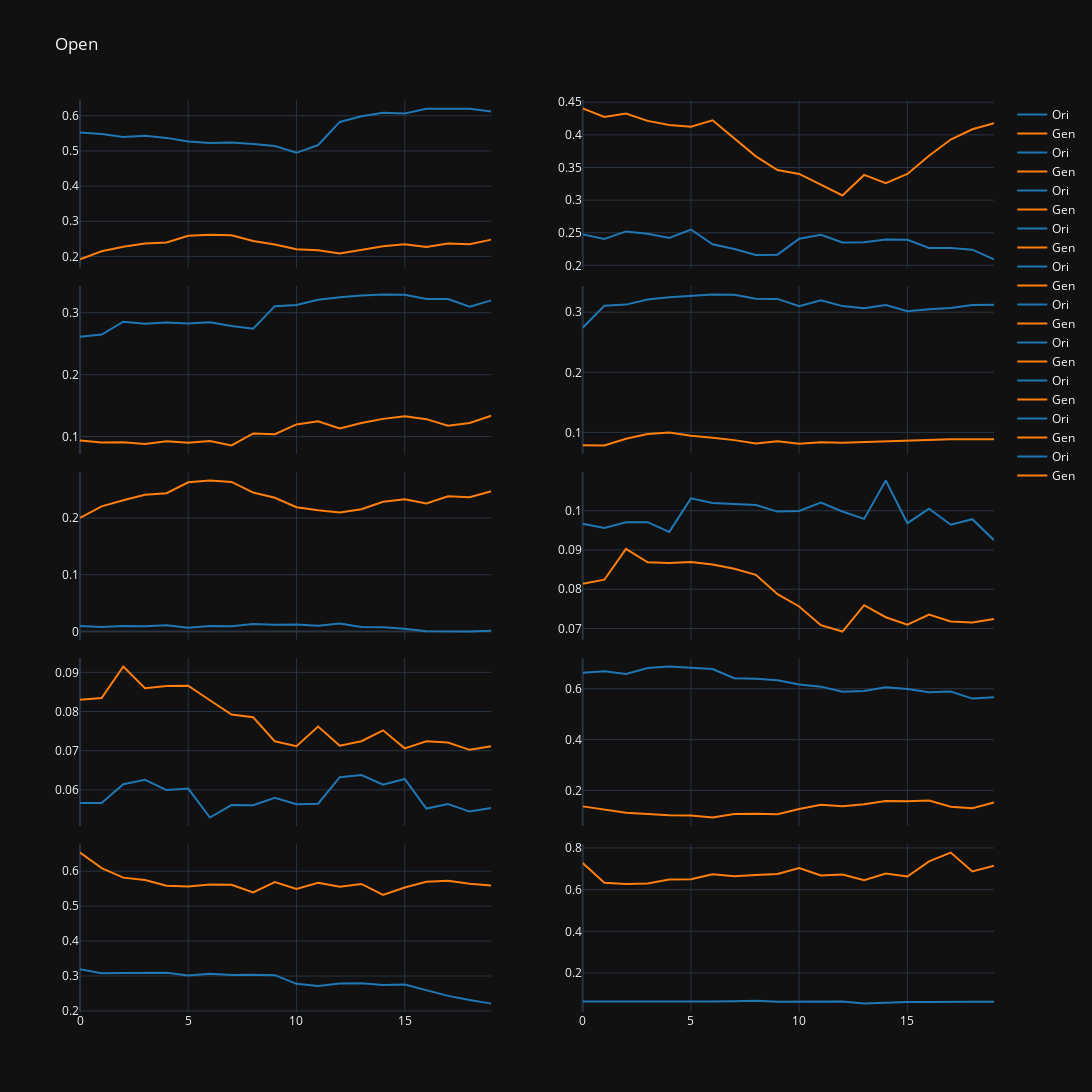

The cell this chart's notebook holds for it:
### Markdown cell above
## Viz - randomly selected windows

### Code cell
from plotly.subplots import make_subplots
from plotly import colors
import plotly.graph_objects as go

n_samples = 10 # to be divided by 2
mycolors = colors.DEFAULT_PLOTLY_COLORS

# VIZ - Open samples
# get random samples from all generated
samples = np.random.choice(np_ori_data.shape[0], n_samples)
x = np.array(range(np_ori_data.shape[1]))

fig = make_subplots(rows=int(n_samples/2), cols=2,
                    shared_xaxes=True,
                    vertical_spacing=0.02)
row = 0
col = 1
i = 0

for s in samples:
    if i % 2 == 0:
        row = row + 1
        col = 1
    else:
        col = 2

    fig.add_trace(go.Scatter(name='Ori', x=x, y=np_ori_data[s,:,0], line=dict(width=2, color=mycolors[0]), showlegend=True),
                row=row, col=col)
    fig.add_trace(go.Scatter(name='Gen', x=x, y=np_gen_data[s,:,0], line=dict(width=2, color=mycolors[1]), showlegend=True),
                row=row, col=col)
    i = i + 1

fig.update_layout(height=1400, width=1400,
                  title_text="Open")
fig.update_layout()
fig.update_layout(template="plotly_dark")
fig.show()

### Figure 1 — Plotly figure (JSON) as saved in the notebook; plotly's stock layout.template omitted (floating-point values rounded to 4 significant figures)
{"data": [{"line": {"color": "rgb(31, 119, 180)", "width": 2}, "name": "Ori", "showlegend": true, "type": "scatter", "x": [0, 1, 2, 3, 4, 5, 6, 7, 8, 9, 10, 11, 12, 13, 14, 15, 16, 17, 18, 19], "xaxis": "x", "y": [0.5521, 0.548, 0.5393, 0.5429, 0.5371, 0.527, 0.5225, 0.5242, 0.5196, 0.5137, 0.4946, 0.5168, 0.5825, 0.5988, 0.6085, 0.6066, 0.6201, 0.621, 0.6199, 0.612], "yaxis": "y"}, {"line": {"color": "rgb(255, 127, 14)", "width": 2}, "name": "Gen", "showlegend": true, "type": "scatter", "x": [0, 1, 2, 3, 4, 5, 6, 7, 8, 9, 10, 11, 12, 13, 14, 15, 16, 17, 18, 19], "xaxis": "x", "y": [0.1916, 0.2147, 0.2277, 0.2366, 0.2399, 0.259, 0.2619, 0.26, 0.2442, 0.2342, 0.2205, 0.2173, 0.2081, 0.2176, 0.2292, 0.2348, 0.2266, 0.237, 0.2344, 0.2479], "yaxis": "y"}, {"line": {"color": "rgb(31, 119, 180)", "width": 2}, "name": "Ori", "showlegend": true, "type": "scatter", "x": [0, 1, 2, 3, 4, 5, 6, 7, 8, 9, 10, 11, 12, 13, 14, 15, 16, 17, 18, 19], "xaxis": "x2", "y": [0.2475, 0.2404, 0.2521, 0.2483, 0.242, 0.255, 0.2323, 0.2252, 0.2158, 0.2164, 0.2409, 0.2467, 0.2352, 0.2353, 0.2395, 0.2392, 0.2267, 0.2265, 0.224, 0.2091], "yaxis": "y2"}, {"line": {"color": "rgb(255, 127, 14)", "width": 2}, "name": "Gen", "showlegend": true, "type": "scatter", "x": [0, 1, 2, 3, 4, 5, 6, 7, 8, 9, 10, 11, 12, 13, 14, 15, 16, 17, 18, 19], "xaxis": "x2", "y": [0.4406, 0.4273, 0.4327, 0.4214, 0.4151, 0.4126, 0.4224, 0.395, 0.3671, 0.346, 0.3401, 0.3236, 0.3071, 0.3386, 0.326, 0.3401, 0.3681, 0.3929, 0.4085, 0.4179], "yaxis": "y2"}, {"line": {"color": "rgb(31, 119, 180)", "width": 2}, "name": "Ori", "showlegend": true, "type": "scatter", "x": [0, 1, 2, 3, 4, 5, 6, 7, 8, 9, 10, 11, 12, 13, 14, 15, 16, 17, 18, 19], "xaxis": "x3", "y": [0.2613, 0.2647, 0.2855, 0.2824, 0.2844, 0.2824, 0.2845, 0.2787, 0.2742, 0.3106, 0.3126, 0.321, 0.3248, 0.3278, 0.3295, 0.3291, 0.3222, 0.322, 0.3098, 0.3199], "yaxis": "y3"}, {"line": {"color": "rgb(255, 127, 14)", "width": 2}, "name": "Gen", "showlegend": true, "type": "scatter", "x": [0, 1, 2, 3, 4, 5, 6, 7, 8, 9, 10, 11, 12, 13, 14, 15, 16, 17, 18, 19], "xaxis": "x3", "y": [0.09388, 0.09059, 0.09089, 0.08806, 0.09262, 0.08994, 0.0928, 0.0857, 0.1051, 0.1038, 0.1196, 0.1247, 0.1132, 0.1219, 0.1286, 0.1328, 0.1282, 0.1174, 0.122, 0.1337], "yaxis": "y3"}, {"line": {"color": "rgb(31, 119, 180)", "width": 2}, "name": "Ori", "showlegend": true, "type": "scatter", "x": [0, 1, 2, 3, 4, 5, 6, 7, 8, 9, 10, 11, 12, 13, 14, 15, 16, 17, 18, 19], "xaxis": "x4", "y": [0.2742, 0.3106, 0.3126, 0.321, 0.3248, 0.3278, 0.3295, 0.3291, 0.3222, 0.322, 0.3098, 0.3199, 0.3101, 0.3067, 0.3118, 0.3015, 0.3049, 0.307, 0.3121, 0.3125], "yaxis": "y4"}, {"line": {"color": "rgb(255, 127, 14)", "width": 2}, "name": "Gen", "showlegend": true, "type": "scatter", "x": [0, 1, 2, 3, 4, 5, 6, 7, 8, 9, 10, 11, 12, 13, 14, 15, 16, 17, 18, 19], "xaxis": "x4", "y": [0.07869, 0.07835, 0.08949, 0.09733, 0.1, 0.09453, 0.09131, 0.08723, 0.08159, 0.08544, 0.08138, 0.0836, 0.08288, 0.08397, 0.08516, 0.08685, 0.08796, 0.08855, 0.08873, 0.0888], "yaxis": "y4"}, {"line": {"color": "rgb(31, 119, 180)", "width": 2}, "name": "Ori", "showlegend": true, "type": "scatter", "x": [0, 1, 2, 3, 4, 5, 6, 7, 8, 9, 10, 11, 12, 13, 14, 15, 16, 17, 18, 19], "xaxis": "x5", "y": [0.009531, 0.007937, 0.009805, 0.009113, 0.01083, 0.006482, 0.009616, 0.009071, 0.01313, 0.01188, 0.0122, 0.01029, 0.01395, 0.007866, 0.007317, 0.004797, 0.000262, 0, 0.0001201, 0.001174], "yaxis": "y5"}, {"line": {"color": "rgb(255, 127, 14)", "width": 2}, "name": "Gen", "showlegend": true, "type": "scatter", "x": [0, 1, 2, 3, 4, 5, 6, 7, 8, 9, 10, 11, 12, 13, 14, 15, 16, 17, 18, 19], "xaxis": "x5", "y": [0.2001, 0.2204, 0.2312, 0.2409, 0.2435, 0.2628, 0.266, 0.2634, 0.2447, 0.2356, 0.2188, 0.2135, 0.2097, 0.2152, 0.2286, 0.233, 0.2255, 0.238, 0.2365, 0.2472], "yaxis": "y5"}, {"line": {"color": "rgb(31, 119, 180)", "width": 2}, "name": "Ori", "showlegend": true, "type": "scatter", "x": [0, 1, 2, 3, 4, 5, 6, 7, 8, 9, 10, 11, 12, 13, 14, 15, 16, 17, 18, 19], "xaxis": "x6", "y": [0.09668, 0.09562, 0.09704, 0.09709, 0.09461, 0.1031, 0.102, 0.1017, 0.1014, 0.09977, 0.09996, 0.1021, 0.09982, 0.09792, 0.1077, 0.09683, 0.1005, 0.09644, 0.09783, 0.09249], "yaxis": "y6"}, {"line": {"color": "rgb(255, 127, 14)", "width": 2}, "name": "Gen", "showlegend": true, "type": "scatter", "x": [0, 1, 2, 3, 4, 5, 6, 7, 8, 9, 10, 11, 12, 13, 14, 15, 16, 17, 18, 19], "xaxis": "x6", "y": [0.08138, 0.08243, 0.09029, 0.08687, 0.08669, 0.08692, 0.08633, 0.0852, 0.08366, 0.07874, 0.0756, 0.07084, 0.06923, 0.07595, 0.07287, 0.07097, 0.07354, 0.07178, 0.07155, 0.07243], "yaxis": "y6"}, {"line": {"color": "rgb(31, 119, 180)", "width": 2}, "name": "Ori", "showlegend": true, "type": "scatter", "x": [0, 1, 2, 3, 4, 5, 6, 7, 8, 9, 10, 11, 12, 13, 14, 15, 16, 17, 18, 19], "xaxis": "x7", "y": [0.05665, 0.05665, 0.06143, 0.06258, 0.05996, 0.06033, 0.05293, 0.05612, 0.05608, 0.05799, 0.05631, 0.05646, 0.06325, 0.06378, 0.06131, 0.06278, 0.05523, 0.05638, 0.05445, 0.05537], "yaxis": "y7"}, {"line": {"color": "rgb(255, 127, 14)", "width": 2}, "name": "Gen", "showlegend": true, "type": "scatter", "x": [0, 1, 2, 3, 4, 5, 6, 7, 8, 9, 10, 11, 12, 13, 14, 15, 16, 17, 18, 19], "xaxis": "x7", "y": [0.08298, 0.08344, 0.09149, 0.08594, 0.08652, 0.0866, 0.08289, 0.07922, 0.07854, 0.07239, 0.07117, 0.07616, 0.07127, 0.07242, 0.07521, 0.0706, 0.07241, 0.0721, 0.07022, 0.07114], "yaxis": "y7"}, {"line": {"color": "rgb(31, 119, 180)", "width": 2}, "name": "Ori", "showlegend": true, "type": "scatter", "x": [0, 1, 2, 3, 4, 5, 6, 7, 8, 9, 10, 11, 12, 13, 14, 15, 16, 17, 18, 19], "xaxis": "x8", "y": [0.6627, 0.6694, 0.658, 0.6814, 0.6876, 0.682, 0.6777, 0.6417, 0.6393, 0.6333, 0.6165, 0.6084, 0.5883, 0.591, 0.6057, 0.5995, 0.5863, 0.5894, 0.5613, 0.5664], "yaxis": "y8"}, {"line": {"color": "rgb(255, 127, 14)", "width": 2}, "name": "Gen", "showlegend": true, "type": "scatter", "x": [0, 1, 2, 3, 4, 5, 6, 7, 8, 9, 10, 11, 12, 13, 14, 15, 16, 17, 18, 19], "xaxis": "x8", "y": [0.137, 0.1252, 0.1123, 0.1072, 0.102, 0.1008, 0.09293, 0.107, 0.1083, 0.1061, 0.1264, 0.1429, 0.137, 0.1456, 0.1586, 0.1574, 0.1601, 0.1356, 0.1295, 0.1522], "yaxis": "y8"}, {"line": {"color": "rgb(31, 119, 180)", "width": 2}, "name": "Ori", "showlegend": true, "type": "scatter", "x": [0, 1, 2, 3, 4, 5, 6, 7, 8, 9, 10, 11, 12, 13, 14, 15, 16, 17, 18, 19], "xaxis": "x9", "y": [0.3193, 0.3078, 0.3085, 0.3078, 0.309, 0.3017, 0.3062, 0.303, 0.3039, 0.3023, 0.2775, 0.2713, 0.2787, 0.2789, 0.2744, 0.2759, 0.2593, 0.2431, 0.2314, 0.221], "yaxis": "y9"}, {"line": {"color": "rgb(255, 127, 14)", "width": 2}, "name": "Gen", "showlegend": true, "type": "scatter", "x": [0, 1, 2, 3, 4, 5, 6, 7, 8, 9, 10, 11, 12, 13, 14, 15, 16, 17, 18, 19], "xaxis": "x9", "y": [0.6533, 0.6088, 0.5816, 0.575, 0.5586, 0.556, 0.5618, 0.5613, 0.5392, 0.5686, 0.5492, 0.5666, 0.5558, 0.5636, 0.5319, 0.5534, 0.5699, 0.5724, 0.5638, 0.5591], "yaxis": "y9"}, {"line": {"color": "rgb(31, 119, 180)", "width": 2}, "name": "Ori", "showlegend": true, "type": "scatter", "x": [0, 1, 2, 3, 4, 5, 6, 7, 8, 9, 10, 11, 12, 13, 14, 15, 16, 17, 18, 19], "xaxis": "x10", "y": [0.0631, 0.06506, 0.06346, 0.06302, 0.06222, 0.06279, 0.06359, 0.06403, 0.06643, 0.06149, 0.06195, 0.06177, 0.06284, 0.05304, 0.05745, 0.06091, 0.06045, 0.0627, 0.06233, 0.06189], "yaxis": "y10"}, {"line": {"color": "rgb(255, 127, 14)", "width": 2}, "name": "Gen", "showlegend": true, "type": "scatter", "x": [0, 1, 2, 3, 4, 5, 6, 7, 8, 9, 10, 11, 12, 13, 14, 15, 16, 17, 18, 19], "xaxis": "x10", "y": [0.728, 0.6331, 0.6271, 0.6298, 0.6487, 0.6498, 0.6734, 0.6647, 0.6708, 0.6756, 0.7033, 0.6683, 0.6728, 0.6455, 0.6779, 0.6634, 0.7358, 0.778, 0.6875, 0.7153], "yaxis": "y10"}], "layout": {"height": 1400, "title": {"text": "Open"}, "width": 1400, "xaxis": {"anchor": "y", "domain": [0, 0.45], "matches": "x9", "showticklabels": false}, "xaxis10": {"anchor": "y10", "domain": [0.55, 1]}, "xaxis2": {"anchor": "y2", "domain": [0.55, 1], "matches": "x10", "showticklabels": false}, "xaxis3": {"anchor": "y3", "domain": [0, 0.45], "matches": "x9", "showticklabels": false}, "xaxis4": {"anchor": "y4", "domain": [0.55, 1], "matches": "x10", "showticklabels": false}, "xaxis5": {"anchor": "y5", "domain": [0, 0.45], "matches": "x9", "showticklabels": false}, "xaxis6": {"anchor": "y6", "domain": [0.55, 1], "matches": "x10", "showticklabels": false}, "xaxis7": {"anchor": "y7", "domain": [0, 0.45], "matches": "x9", "showticklabels": false}, "xaxis8": {"anchor": "y8", "domain": [0.55, 1], "matches": "x10", "showticklabels": false}, "xaxis9": {"anchor": "y9", "domain": [0, 0.45]}, "yaxis": {"anchor": "x", "domain": [0.816, 1]}, "yaxis10": {"anchor": "x10", "domain": [0, 0.184]}, "yaxis2": {"anchor": "x2", "domain": [0.816, 1]}, "yaxis3": {"anchor": "x3", "domain": [0.612, 0.796]}, "yaxis4": {"anchor": "x4", "domain": [0.612, 0.796]}, "yaxis5": {"anchor": "x5", "domain": [0.408, 0.592]}, "yaxis6": {"anchor": "x6", "domain": [0.408, 0.592]}, "yaxis7": {"anchor": "x7", "domain": [0.204, 0.388]}, "yaxis8": {"anchor": "x8", "domain": [0.204, 0.388]}, "yaxis9": {"anchor": "x9", "domain": [0, 0.184]}}}
